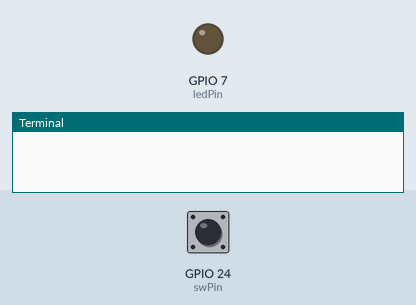
This program was run on a simulated Raspberry Pi (BCM pin numbers). Shown: output pins drawn as LEDs (lit = HIGH), the last lines printed to the terminal. Inputs (shaded band) come from the test bench; at power-on: GPIO 24 (swPin) HIGH.

Above: at 1.2 s.
1.3 s: GPIO 24 (swPin) pulled LOW for 0.15 s
At 2.4 s:
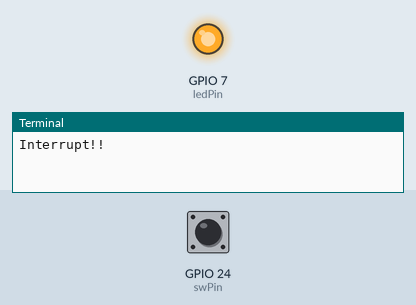
2.9 s: GPIO 24 (swPin) pulled LOW for 1 s
At 4.9 s:
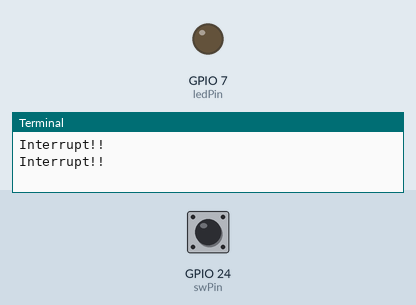
5.4 s: GPIO 24 (swPin) pulled LOW for 3.2 s
At 9.7 s:
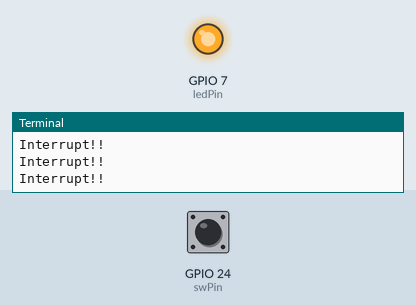
Timing chart, 0 to 11.2 s (numbered marks = the images above; inputs shaded):
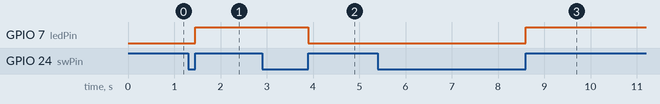

The program:

intTest2.py
```python
import RPi.GPIO as GPIO
import time

swPin = 24
ledPin = 7
flag = False

GPIO.setwarnings(False)
GPIO.setmode(GPIO.BCM)
GPIO.setup(swPin, GPIO.IN)
GPIO.setup(ledPin, GPIO.OUT)

def callbackfunc(channel):
	global flag
	print("Interrupt!!")
	if flag == False:
		flag = True
	elif flag == True:
		flag = False

GPIO.add_event_detect(swPin, GPIO.RISING, callback=callbackfunc)

try:
	while True:
		if flag == True:
			GPIO.output(ledPin, True)
		elif flag == False:
			GPIO.output(ledPin, False)

except KeyboardInterrupt:
	GPIO.cleanup()
```

Measured:
- after the input at 1.3 s, GPIO 7 (ledPin): LOW → HIGH after 0.15 s
- after the input at 2.9 s, GPIO 7 (ledPin): HIGH → LOW after 1.0 s
- after the input at 5.4 s, GPIO 7 (ledPin): LOW → HIGH after 3.2 s
